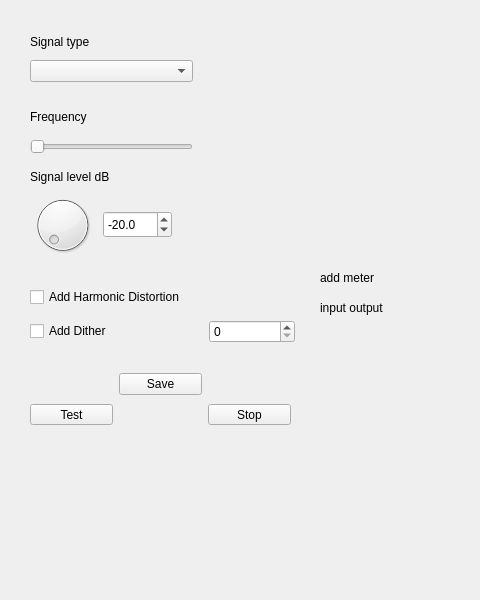
<?xml version="1.0" encoding="UTF-8"?>
<ui version="4.0">
 <class>Test</class>
 <widget class="QWidget" name="Test">
  <property name="geometry">
   <rect>
    <x>0</x>
    <y>0</y>
    <width>480</width>
    <height>600</height>
   </rect>
  </property>
  <property name="windowTitle">
   <string>jBae-Meas Test</string>
  </property>
  <widget class="QLabel" name="label">
   <property name="geometry">
    <rect>
     <x>320</x>
     <y>270</y>
     <width>71</width>
     <height>16</height>
    </rect>
   </property>
   <property name="text">
    <string>add meter</string>
   </property>
  </widget>
  <widget class="QLabel" name="label_2">
   <property name="geometry">
    <rect>
     <x>320</x>
     <y>300</y>
     <width>91</width>
     <height>16</height>
    </rect>
   </property>
   <property name="text">
    <string>input output</string>
   </property>
  </widget>
  <widget class="QWidget" name="">
   <property name="geometry">
    <rect>
     <x>30</x>
     <y>30</y>
     <width>163</width>
     <height>52</height>
    </rect>
   </property>
   <layout class="QGridLayout" name="sigTypeGrid" rowstretch="0,0" columnstretch="0">
    <property name="horizontalSpacing">
     <number>8</number>
    </property>
    <item row="0" column="0">
     <widget class="QLabel" name="label_3">
      <property name="text">
       <string>Signal type</string>
      </property>
     </widget>
    </item>
    <item row="1" column="0">
     <widget class="QComboBox" name="comboBox_2">
      <property name="minimumSize">
       <size>
        <width>161</width>
        <height>0</height>
       </size>
      </property>
     </widget>
    </item>
   </layout>
  </widget>
  <widget class="QWidget" name="">
   <property name="geometry">
    <rect>
     <x>30</x>
     <y>100</y>
     <width>163</width>
     <height>54</height>
    </rect>
   </property>
   <layout class="QGridLayout" name="freqGrid">
    <property name="horizontalSpacing">
     <number>8</number>
    </property>
    <item row="0" column="0">
     <widget class="QLabel" name="label_5">
      <property name="text">
       <string>Frequency</string>
      </property>
     </widget>
    </item>
    <item row="1" column="0">
     <widget class="QSlider" name="horizontalSlider">
      <property name="minimumSize">
       <size>
        <width>161</width>
        <height>0</height>
       </size>
      </property>
      <property name="orientation">
       <enum>Qt::Horizontal</enum>
      </property>
     </widget>
    </item>
   </layout>
  </widget>
  <widget class="QWidget" name="">
   <property name="geometry">
    <rect>
     <x>30</x>
     <y>170</y>
     <width>142</width>
     <height>90</height>
    </rect>
   </property>
   <layout class="QGridLayout" name="sigLevelGrid">
    <property name="horizontalSpacing">
     <number>8</number>
    </property>
    <item row="0" column="0" colspan="2">
     <widget class="QLabel" name="label_4">
      <property name="text">
       <string>Signal level dB</string>
      </property>
     </widget>
    </item>
    <item row="1" column="0">
     <widget class="QDial" name="dial">
      <property name="minimumSize">
       <size>
        <width>60</width>
        <height>60</height>
       </size>
      </property>
     </widget>
    </item>
    <item row="1" column="1">
     <widget class="QDoubleSpinBox" name="doubleSpinBox">
      <property name="minimumSize">
       <size>
        <width>69</width>
        <height>27</height>
       </size>
      </property>
      <property name="decimals">
       <number>1</number>
      </property>
      <property name="minimum">
       <double>-100.000000000000000</double>
      </property>
      <property name="maximum">
       <double>0.000000000000000</double>
      </property>
      <property name="singleStep">
       <double>0.250000000000000</double>
      </property>
      <property name="value">
       <double>-20.000000000000000</double>
      </property>
     </widget>
    </item>
   </layout>
  </widget>
  <widget class="QWidget" name="">
   <property name="geometry">
    <rect>
     <x>30</x>
     <y>280</y>
     <width>265</width>
     <height>63</height>
    </rect>
   </property>
   <layout class="QGridLayout" name="Outputoptions">
    <item row="2" column="0" colspan="2">
     <widget class="QCheckBox" name="checkBox_2">
      <property name="text">
       <string>Add Dither</string>
      </property>
     </widget>
    </item>
    <item row="0" column="0" rowspan="2" colspan="2">
     <widget class="QCheckBox" name="checkBox">
      <property name="text">
       <string>Add Harmonic Distortion</string>
      </property>
     </widget>
    </item>
    <item row="2" column="2">
     <widget class="QSpinBox" name="spinBox"/>
    </item>
   </layout>
  </widget>
  <widget class="QWidget" name="">
   <property name="geometry">
    <rect>
     <x>30</x>
     <y>370</y>
     <width>261</width>
     <height>60</height>
    </rect>
   </property>
   <layout class="QGridLayout" name="gridLayout_4">
    <item row="0" column="1">
     <widget class="QPushButton" name="pushButton_2">
      <property name="text">
       <string>Save</string>
      </property>
     </widget>
    </item>
    <item row="1" column="0">
     <widget class="QToolButton" name="BtTest">
      <property name="sizePolicy">
       <sizepolicy hsizetype="Minimum" vsizetype="Fixed">
        <horstretch>0</horstretch>
        <verstretch>0</verstretch>
       </sizepolicy>
      </property>
      <property name="text">
       <string>Test</string>
      </property>
     </widget>
    </item>
    <item row="1" column="2">
     <widget class="QToolButton" name="BtStop">
      <property name="sizePolicy">
       <sizepolicy hsizetype="Minimum" vsizetype="Fixed">
        <horstretch>0</horstretch>
        <verstretch>0</verstretch>
       </sizepolicy>
      </property>
      <property name="text">
       <string>Stop</string>
      </property>
     </widget>
    </item>
   </layout>
  </widget>
 </widget>
 <resources/>
 <connections/>
</ui>
